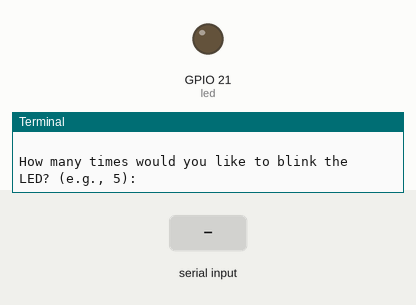
A program run on a simulated Raspberry Pi (BCM pin numbers). Shown: output pins drawn as LEDs (lit = HIGH), the last lines printed to the terminal. The inputs (shaded band) are chosen by the test bench.

Above: at 1.2 s.
1.3 s: "5" typed at the terminal, then Enter
2.8 s: "90" typed at the terminal, then Enter
4.3 s: "200" typed at the terminal, then Enter
At 4.8 s:
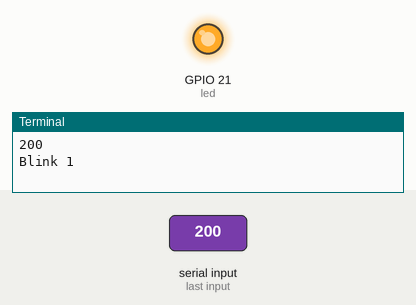
Timing chart, 0 to 7.3 s (numbered marks = the images above; inputs shaded):
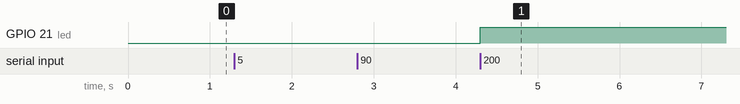

Measured:
- after the input at 4.3 s, GPIO 21 (led): LOW → HIGH at once

The program:

led_blink_controller.py
```python
# ==================================================================================
#  Techie Track - LED Blink Controller
# ==================================================================================
#  Description : This simple controller script allows the user to set how many times
#                an LED blinks, and how long it stays ON and OFF for each cycle.
#
#  Hardware    : Raspberry Pi + Single LED connected to GPIO 21
#  Features    : - User-defined blink count
#                - Customizable ON and OFF timing
#                - Graceful exit with keyboard interrupt
# ----------------------------------------------------------------------------------
#  Author      : Dennis McKenzie
#  Version     : 1.0
#  Date        : 04/22/2025
# ==================================================================================

from gpiozero import LED
from time import sleep

print("\n" + "="*80)
print("      Techie Track - LED Blink Controller")
print("="*80 + "\n")

# Initialize LED on GPIO 21
led = LED(21)

blink_count = int(input("How many times would you like to blink the LED? (e.g., 5): "))
blink_on = float(input("How long in seconds would you like the LED to remain ON (e.g., 2.0): "))
blink_off = float(input("How long in seconds would you like the LED to remain OFF (e.g., 0.5): "))

# Blink forever
try:
    for i in range(blink_count):
        print(f"Blink {i + 1}")
        led.on()
        sleep(blink_on)
        led.off()
        sleep(blink_off)
except KeyboardInterrupt:
    print("Exiting, user cancelled loop.")

print("\nAll done. LED is now off.")
led.off()
```
